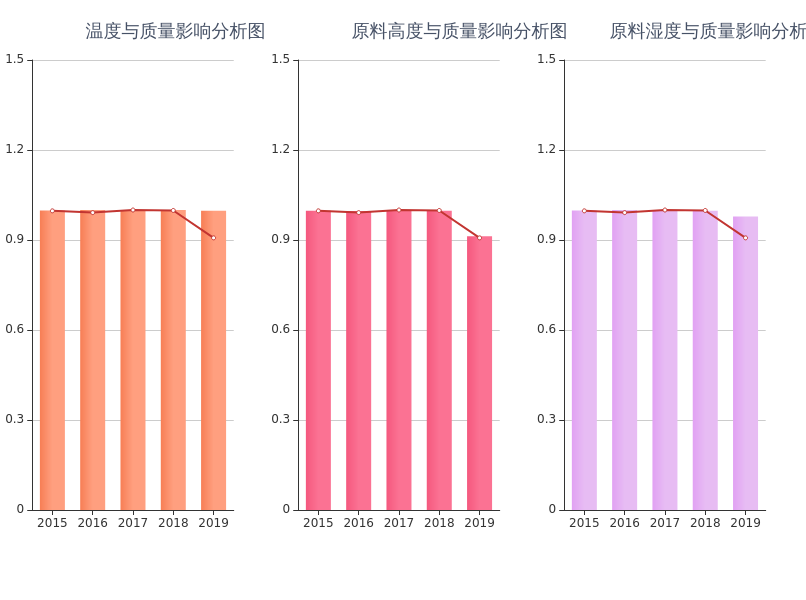
#> input picture EduCoder/bigdata/case/roaster_bigdata_analysis/data_visualization/script/step2/answer/factors_affecting_quality.png, 806 x 600 px, found by its file name
$ python 2.py
#> lines starting #> are read from the running program, lines starting #| are printed output that depends on the picture

from PIL import Image
def getDiff(width, high, image):  # 将要裁剪成w*h的image照片
    diff = []
    im = image.resize((width, high))
    imgray = im.convert('L')  # 转换为灰度图片 便于处理
    pixels = list(imgray.getdata())  # 得到像素数据 灰度0-255
    for row in range(high): # 逐一与它左边的像素点进行比较
        rowStart = row * width  # 起始位置行号
        for index in range(width - 1):
            leftIndex = rowStart + index
            rightIndex = leftIndex + 1  # 左右位置号
            diff.append(pixels[leftIndex] > pixels[rightIndex])
    return diff  #  *得到差异值序列 这里可以转换为hash码*
def getHamming(diff, diff2):  # 暴力计算两点间汉明距离
    hamming_distance = 0
    for i in range(len(diff)):
        if diff[i] != diff2[i]:
            hamming_distance += 1
    return hamming_distance

if __name__ == '__main__':

    a=Image.open("/data/workspace/myshixun/secret/step2/answer/factors_affecting_quality.png")
#> a is the input picture: PIL image 806x600 RGBA; mean R, G, B, A 249.3, 226.7, 231.5, 255
    b=Image.open("/data/workspace/myshixun/secret/step2/result/factors_affecting_quality.png")
    diff1 = getDiff(32, 32, a)
#> in getDiff, `im = image.resize((width, high))`:
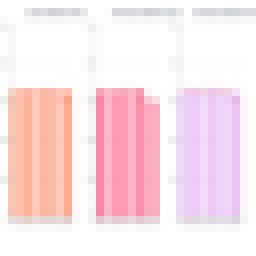
#> im: PIL image 32x32 RGBA (shown 8 times larger); mean R, G, B, A 249.2, 226.4, 231.3, 255
#> in getDiff, `imgray = im.convert('L')`:
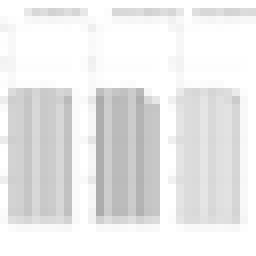
#> imgray: PIL image 32x32 L (shown 8 times larger); min 171, max 255, mean 233.8
#> in getDiff, `pixels = list(imgray.getdata())`: pixels = 1024 values, max 255 at index 0, min 171 at index 396, mean 233.8
#> after the loop in getDiff, `for row in range(high):`: diff = 992 items, first 6: False, False, False, False, False, False
#> diff1 has the same summary as diff in getDiff
    diff2 = getDiff(32, 32, b)
#> diff2 has the same summary as diff in getDiff
    ans = getHamming(diff1, diff2)
#> after the loop in getHamming, `for i in range(len(diff)):`: hamming_distance = 0
#> ans = 0
    if ans < 1:
        print("图像对比一致，恭喜通关！")
    else:
        print("图像对比不一致，请检查你的代码")
